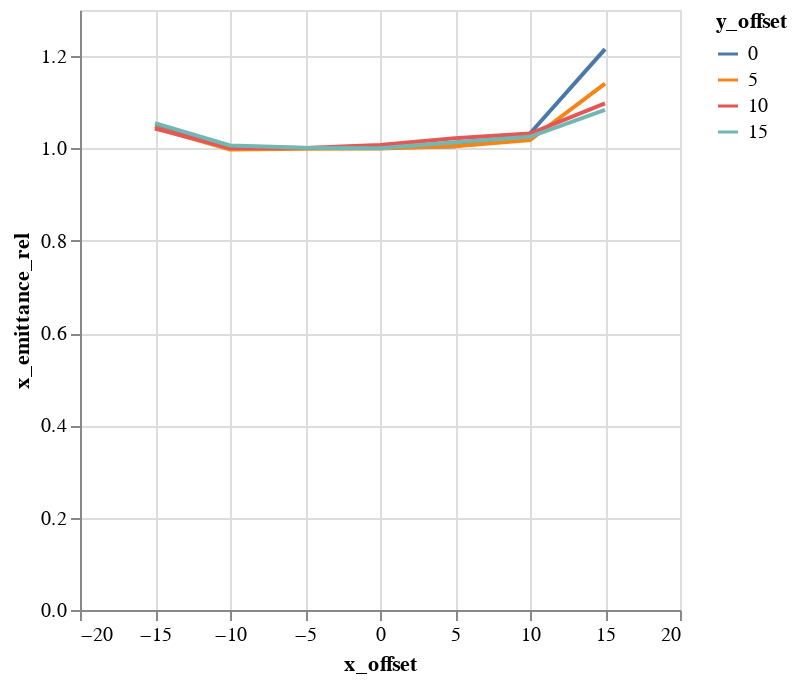

Source (notebook cell):
### Code cell
alt.Chart(emit_df).mark_line().encode(
    color='y_offset:N',
    x='x_offset',
    y='x_emittance_rel',
)

### Figure 1 — Vega-Lite specification as saved in the notebook (floating-point values rounded to 4 significant figures)
{"$schema": "https://vega.github.io/schema/vega-lite/v1.2.1.json", "data": {"values": [{"losses": 0, "relbeta": 0.002308, "sourceID": 16777222, "sourceName": "x_-15_y_0", "x_emittance": 1.7, "x_emittance_rel": 1.049, "x_norm_emittance": 0.003924, "x_offset": -15, "y_emittance": 1.572, "y_emittance_rel": 1.0, "y_norm_emittance": 0.00363, "y_offset": 0}, {"losses": 0, "relbeta": 0.002308, "sourceID": 16777229, "sourceName": "x_-15_y_5", "x_emittance": 1.665, "x_emittance_rel": 1.045, "x_norm_emittance": 0.003843, "x_offset": -15, "y_emittance": 1.593, "y_emittance_rel": 0.9997, "y_norm_emittance": 0.003678, "y_offset": 5}, {"losses": 0, "relbeta": 0.002308, "sourceID": 16777236, "sourceName": "x_-15_y_10", "x_emittance": 1.687, "x_emittance_rel": 1.043, "x_norm_emittance": 0.003895, "x_offset": -15, "y_emittance": 1.596, "y_emittance_rel": 0.9994, "y_norm_emittance": 0.003684, "y_offset": 10}, {"losses": 0, "relbeta": 0.002308, "sourceID": 16777243, "sourceName": "x_-15_y_15", "x_emittance": 1.763, "x_emittance_rel": 1.055, "x_norm_emittance": 0.004069, "x_offset": -15, "y_emittance": 1.666, "y_emittance_rel": 1.002, "y_norm_emittance": 0.003846, "y_offset": 15}, {"losses": 0, "relbeta": 0.002308, "sourceID": 16777220, "sourceName": "x_-10_y_0", "x_emittance": 1.596, "x_emittance_rel": 1.003, "x_norm_emittance": 0.003685, "x_offset": -10, "y_emittance": 1.553, "y_emittance_rel": 1.0, "y_norm_emittance": 0.003585, "y_offset": 0}, {"losses": 0, "relbeta": 0.002308, "sourceID": 16777227, "sourceName": "x_-10_y_5", "x_emittance": 1.609, "x_emittance_rel": 0.9975, "x_norm_emittance": 0.003714, "x_offset": -10, "y_emittance": 1.58, "y_emittance_rel": 1.0, "y_norm_emittance": 0.003648, "y_offset": 5}, {"losses": 0, "relbeta": 0.002308, "sourceID": 16777234, "sourceName": "x_-10_y_10", "x_emittance": 1.488, "x_emittance_rel": 1.001, "x_norm_emittance": 0.003435, "x_offset": -10, "y_emittance": 1.666, "y_emittance_rel": 1.0, "y_norm_emittance": 0.003845, "y_offset": 10}, {"losses": 0, "relbeta": 0.002308, "sourceID": 16777241, "sourceName": "x_-10_y_15", "x_emittance": 1.459, "x_emittance_rel": 1.006, "x_norm_emittance": 0.003369, "x_offset": -10, "y_emittance": 1.635, "y_emittance_rel": 1.0, "y_norm_emittance": 0.003774, "y_offset": 15}, {"losses": 0, "relbeta": 0.002308, "sourceID": 16777218, "sourceName": "x_-5_y_0", "x_emittance": 1.678, "x_emittance_rel": 1.001, "x_norm_emittance": 0.003873, "x_offset": -5, "y_emittance": 1.718, "y_emittance_rel": 1.0, "y_norm_emittance": 0.003965, "y_offset": 0}, {"losses": 0, "relbeta": 0.002308, "sourceID": 16777225, "sourceName": "x_-5_y_5", "x_emittance": 1.522, "x_emittance_rel": 0.9991, "x_norm_emittance": 0.003514, "x_offset": -5, "y_emittance": 1.626, "y_emittance_rel": 1.0, "y_norm_emittance": 0.003754, "y_offset": 5}, {"losses": 0, "relbeta": 0.002308, "sourceID": 16777232, "sourceName": "x_-5_y_10", "x_emittance": 1.513, "x_emittance_rel": 1.001, "x_norm_emittance": 0.003492, "x_offset": -5, "y_emittance": 1.546, "y_emittance_rel": 1.0, "y_norm_emittance": 0.003569, "y_offset": 10}, {"losses": 0, "relbeta": 0.002308, "sourceID": 16777239, "sourceName": "x_-5_y_15", "x_emittance": 1.694, "x_emittance_rel": 1.001, "x_norm_emittance": 0.003911, "x_offset": -5, "y_emittance": 1.505, "y_emittance_rel": 1.0, "y_norm_emittance": 0.003474, "y_offset": 15}, {"losses": 0, "relbeta": 0.002308, "sourceID": 16777216, "sourceName": "x_0_y_0", "x_emittance": 1.542, "x_emittance_rel": 1.001, "x_norm_emittance": 0.00356, "x_offset": 0, "y_emittance": 1.537, "y_emittance_rel": 1.0, "y_norm_emittance": 0.003547, "y_offset": 0}, {"losses": 0, "relbeta": 0.002308, "sourceID": 16777223, "sourceName": "x_0_y_5", "x_emittance": 1.54, "x_emittance_rel": 0.9997, "x_norm_emittance": 0.003555, "x_offset": 0, "y_emittance": 1.536, "y_emittance_rel": 1.0, "y_norm_emittance": 0.003545, "y_offset": 5}, {"losses": 0, "relbeta": 0.002308, "sourceID": 16777230, "sourceName": "x_0_y_10", "x_emittance": 1.413, "x_emittance_rel": 1.007, "x_norm_emittance": 0.003262, "x_offset": 0, "y_emittance": 1.475, "y_emittance_rel": 1.0, "y_norm_emittance": 0.003406, "y_offset": 10}, {"losses": 0, "relbeta": 0.002308, "sourceID": 16777237, "sourceName": "x_0_y_15", "x_emittance": 1.769, "x_emittance_rel": 1.001, "x_norm_emittance": 0.004084, "x_offset": 0, "y_emittance": 1.612, "y_emittance_rel": 0.9995, "y_norm_emittance": 0.00372, "y_offset": 15}, {"losses": 0, "relbeta": 0.002308, "sourceID": 16777217, "sourceName": "x_5_y_0", "x_emittance": 1.557, "x_emittance_rel": 1.005, "x_norm_emittance": 0.003594, "x_offset": 5, "y_emittance": 1.675, "y_emittance_rel": 1.0, "y_norm_emittance": 0.003866, "y_offset": 0}, {"losses": 0, "relbeta": 0.002308, "sourceID": 16777224, "sourceName": "x_5_y_5", "x_emittance": 1.61, "x_emittance_rel": 1.005, "x_norm_emittance": 0.003717, "x_offset": 5, "y_emittance": 1.474, "y_emittance_rel": 1.0, "y_norm_emittance": 0.003402, "y_offset": 5}, {"losses": 0, "relbeta": 0.002308, "sourceID": 16777231, "sourceName": "x_5_y_10", "x_emittance": 1.495, "x_emittance_rel": 1.022, "x_norm_emittance": 0.003451, "x_offset": 5, "y_emittance": 1.594, "y_emittance_rel": 1.0, "y_norm_emittance": 0.00368, "y_offset": 10}, {"losses": 0, "relbeta": 0.002308, "sourceID": 16777238, "sourceName": "x_5_y_15", "x_emittance": 1.619, "x_emittance_rel": 1.013, "x_norm_emittance": 0.003738, "x_offset": 5, "y_emittance": 1.573, "y_emittance_rel": 0.9993, "y_norm_emittance": 0.003631, "y_offset": 15}, {"losses": 0, "relbeta": 0.002308, "sourceID": 16777219, "sourceName": "x_10_y_0", "x_emittance": 1.569, "x_emittance_rel": 1.033, "x_norm_emittance": 0.003621, "x_offset": 10, "y_emittance": 1.6, "y_emittance_rel": 1.0, "y_norm_emittance": 0.003693, "y_offset": 0}, {"losses": 0, "relbeta": 0.002308, "sourceID": 16777226, "sourceName": "x_10_y_5", "x_emittance": 1.474, "x_emittance_rel": 1.018, "x_norm_emittance": 0.003402, "x_offset": 10, "y_emittance": 1.504, "y_emittance_rel": 0.9985, "y_norm_emittance": 0.003473, "y_offset": 5}, {"losses": 0, "relbeta": 0.002308, "sourceID": 16777233, "sourceName": "x_10_y_10", "x_emittance": 1.799, "x_emittance_rel": 1.032, "x_norm_emittance": 0.004153, "x_offset": 10, "y_emittance": 1.613, "y_emittance_rel": 1.0, "y_norm_emittance": 0.003724, "y_offset": 10}, {"losses": 0, "relbeta": 0.002308, "sourceID": 16777240, "sourceName": "x_10_y_15", "x_emittance": 1.613, "x_emittance_rel": 1.025, "x_norm_emittance": 0.003723, "x_offset": 10, "y_emittance": 1.509, "y_emittance_rel": 0.9983, "y_norm_emittance": 0.003483, "y_offset": 15}, {"losses": 0, "relbeta": 0.002308, "sourceID": 16777221, "sourceName": "x_15_y_0", "x_emittance": 1.821, "x_emittance_rel": 1.215, "x_norm_emittance": 0.004204, "x_offset": 15, "y_emittance": 1.579, "y_emittance_rel": 1.0, "y_norm_emittance": 0.003645, "y_offset": 0}, {"losses": 1, "relbeta": 0.002308, "sourceID": 16777228, "sourceName": "x_15_y_5", "x_emittance": 1.792, "x_emittance_rel": 1.14, "x_norm_emittance": 0.004138, "x_offset": 15, "y_emittance": 1.486, "y_emittance_rel": 1.0, "y_norm_emittance": 0.00343, "y_offset": 5}, {"losses": 0, "relbeta": 0.002308, "sourceID": 16777235, "sourceName": "x_15_y_10", "x_emittance": 1.781, "x_emittance_rel": 1.098, "x_norm_emittance": 0.004112, "x_offset": 15, "y_emittance": 1.615, "y_emittance_rel": 0.9998, "y_norm_emittance": 0.003729, "y_offset": 10}, {"losses": 0, "relbeta": 0.002308, "sourceID": 16777242, "sourceName": "x_15_y_15", "x_emittance": 1.641, "x_emittance_rel": 1.083, "x_norm_emittance": 0.003789, "x_offset": 15, "y_emittance": 1.59, "y_emittance_rel": 1.001, "y_norm_emittance": 0.00367, "y_offset": 15}]}, "encoding": {"color": {"field": "y_offset", "type": "nominal"}, "x": {"field": "x_offset", "type": "quantitative"}, "y": {"field": "x_emittance_rel", "type": "quantitative"}}, "mark": "line"}
